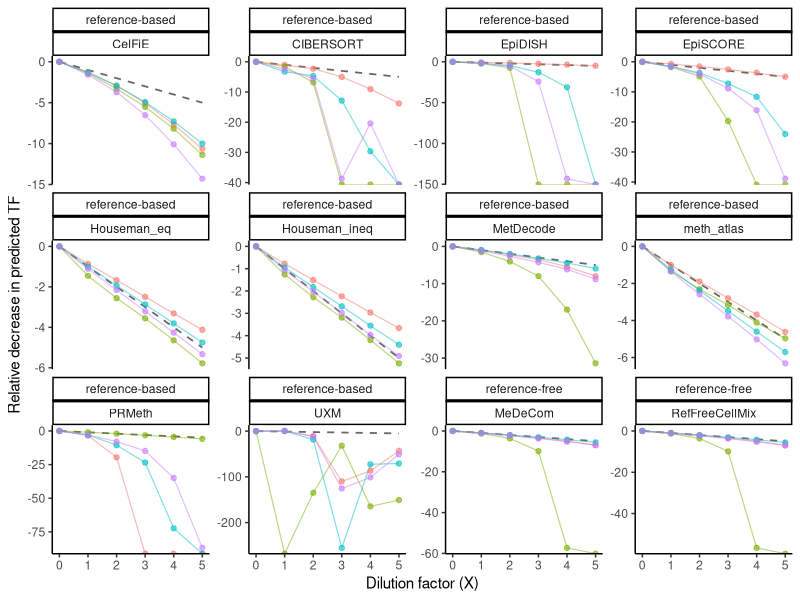
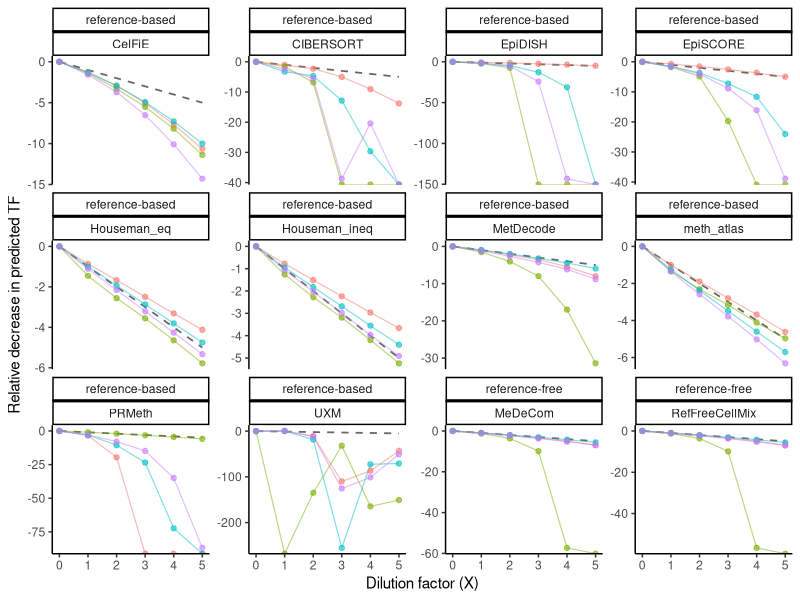

Source code (R) for these figures, in order:
## ---- chunk 1
# Don't change this if you git cloned the entire GitHub repository and you are working in the notebooks/ folder
knitr::opts_knit$set(root.dir = './')
## ---- chunk 2
library(ggpubr)
library(dplyr)
library(tidyverse)
## ---- chunk 3
df_refbased <- read.csv("../resources/merged_deconvolution_dilution_cfDNA.csv") %>%
  mutate(method = "reference-based")

df_refree <- read.csv("../resources/merged_deconvolution_refree_dilution_cfDNA.csv") %>%
  select(-regions) %>%
  mutate(method = "reference-free")

bench.res <- bind_rows(df_refbased, df_refree) %>%
  filter(!is.na(predicted_tf))
## ---- chunk 4
bench.res <- bench.res %>%
  mutate(dilution_factor = as.numeric(str_remove(dilution, "X")))

bench.res$dilution <- factor(bench.res$dilution, levels = paste0(0:5, "X"))
## ---- chunk 5
bench.res <- bench.res %>%
  mutate(dmr_tool_grp = coalesce(dmr_tool, "none"))

baseline_tf <- bench.res %>%
  filter(dilution_factor == 0) %>%
  select(sample, deconv_tool, dmr_tool_grp, baseline_predicted_tf = predicted_tf)

rel_decrease <- bench.res %>%
  left_join(baseline_tf, by = c("sample", "deconv_tool", "dmr_tool_grp")) %>%
  filter(!is.na(baseline_predicted_tf)) %>%
  mutate(relative_decrease = 1 - (baseline_predicted_tf / predicted_tf))
## ---- chunk 6
expected_curve <- data.frame(dilution_factor = 0:5) %>%
  mutate(relative_decrease = -dilution_factor)  # -1 per dilution step, i.e. halving of predicted_tf at each level

p4 <- ggplot(rel_decrease, aes(x = dilution_factor, y = relative_decrease, color = sample, group = interaction(sample, dmr_tool_grp))) +
  geom_line(data = expected_curve, aes(x = dilution_factor, y = relative_decrease), inherit.aes = FALSE, linetype = "dashed", color = "grey40", linewidth = 0.6) +
  geom_line(alpha = 0.5, linewidth = 0.4) +
  geom_point(alpha = 0.6, size = 1.5) +
  scale_x_continuous(breaks = 0:5) +
  facet_wrap(~ method + deconv_tool, scales = "free_y") +
  labs(x = "Dilution factor (X)", y = "Relative decrease in predicted TF", color = "Sample") +
  theme_classic() +
  theme(legend.position = "none")
p4
## ---- chunk 7
output_dir <- "../plots/12_dilution_correlation/"
if (!dir.exists(output_dir)) dir.create(output_dir, recursive = T)

ggsave(paste0(output_dir, "/relative_decrease_predicted_tf_per_tool.pdf"), p4, width = 14, height = 9)
